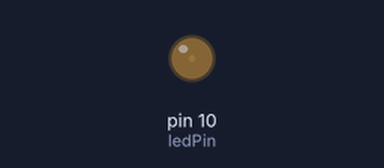
Recording of a sketch running on a simulated Arduino Uno, built with avr-gcc and run on an emulated ATmega328P. Shown: output pins drawn as LEDs (lit = HIGH).

Above: at 0.05 s.
At 0.6 s:
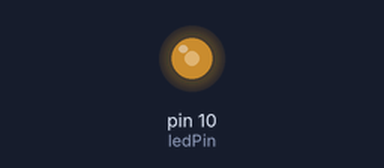
At 0.9 s:
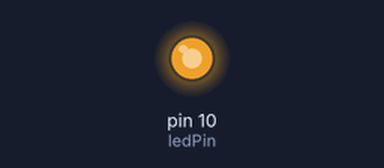
At 1.8 s:
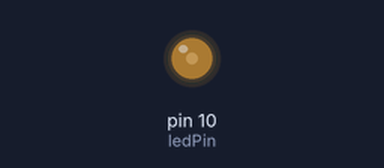
Timing chart, 0 to 4.7 s (numbered marks = the images above):
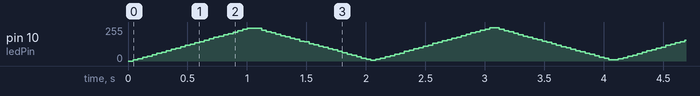

The sketch:

02_digitalWrite_Fade.ino
```cpp
// Code from http://www.rngtng.com/2009/05/17/arduino-fade-and-pulse-a-led-with-just-using-a-digitalport/
//digitalWrite fading

int ledPin = 10;
unsigned int i = 0;
boolean rise = true;
int period = 1000;
void setup()
{
    pinMode(ledPin, OUTPUT);
}
void loop()
{
    if (i == period)
    {
        i = 1; //reset counter
        rise = !rise; //change rise to contrary
    }
    if (rise == false)
    {
        digitalWrite(ledPin, LOW);
        delayMicroseconds(i);
        digitalWrite(ledPin, HIGH);
        delayMicroseconds(period - i);
        i = i + 1; //prolong delay i
    }
    if (rise == true)
    {
        digitalWrite(ledPin, LOW);
        delayMicroseconds(period - i);
        digitalWrite(ledPin, HIGH);
        delayMicroseconds(i);
        i = i + 1;
    }
}
```
